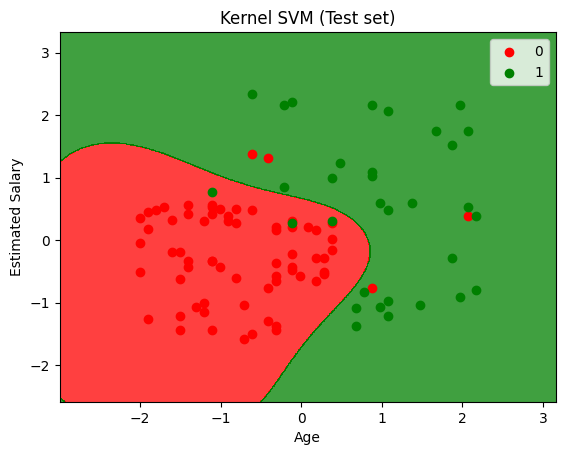

Source code (Python):
# Converted from: Grid_Search.ipynb

#!/usr/bin/env python
# coding: utf-8

# # Grid Search

# ## Importing the libraries

# In[1]:


import numpy as np
import matplotlib.pyplot as plt
import pandas as pd

# ## Importing the dataset

# In[2]:


dataset = pd.read_csv('Social_Network_Ads.csv')
X = dataset.iloc[:, :-1].values
y = dataset.iloc[:, -1].values

# ## Splitting the dataset into the Training set and Test set

# In[3]:


from sklearn.model_selection import train_test_split
X_train, X_test, y_train, y_test = train_test_split(X, y, test_size = 0.25, random_state = 0)

# ## Feature Scaling

# In[4]:


from sklearn.preprocessing import StandardScaler
sc = StandardScaler()
X_train = sc.fit_transform(X_train)
X_test = sc.transform(X_test)

# ## Training the Kernel SVM model on the Training set

# In[5]:


from sklearn.svm import SVC
classifier = SVC(kernel = 'rbf', random_state = 0)
classifier.fit(X_train, y_train)

# ## Making the Confusion Matrix

# In[6]:


from sklearn.metrics import confusion_matrix, accuracy_score
y_pred = classifier.predict(X_test)
cm = confusion_matrix(y_test, y_pred)
print(cm)
accuracy_score(y_test, y_pred)

# ## Applying k-Fold Cross Validation

# In[7]:


from sklearn.model_selection import cross_val_score
accuracies = cross_val_score(estimator = classifier, X = X_train, y = y_train, cv = 10)
print("Accuracy: {:.2f} %".format(accuracies.mean()*100))
print("Standard Deviation: {:.2f} %".format(accuracies.std()*100))

# ## Applying Grid Search to find the best model and the best parameters

# In[8]:


from sklearn.model_selection import GridSearchCV
parameters = [{'C': [0.25, 0.5, 0.75, 1], 'kernel': ['linear']},
              {'C': [0.25, 0.5, 0.75, 1], 'kernel': ['rbf'], 'gamma': [0.1, 0.2, 0.3, 0.4, 0.5, 0.6, 0.7, 0.8, 0.9]}]
grid_search = GridSearchCV(estimator = classifier,
                           param_grid = parameters,
                           scoring = 'accuracy',
                           cv = 10,
                           n_jobs = -1)
grid_search.fit(X_train, y_train)
best_accuracy = grid_search.best_score_
best_parameters = grid_search.best_params_
print("Best Accuracy: {:.2f} %".format(best_accuracy*100))
print("Best Parameters:", best_parameters)

# ## Visualising the Training set results

# In[9]:


from matplotlib.colors import ListedColormap
X_set, y_set = X_train, y_train
X1, X2 = np.meshgrid(np.arange(start = X_set[:, 0].min() - 1, stop = X_set[:, 0].max() + 1, step = 0.01),
                     np.arange(start = X_set[:, 1].min() - 1, stop = X_set[:, 1].max() + 1, step = 0.01))
plt.contourf(X1, X2, classifier.predict(np.array([X1.ravel(), X2.ravel()]).T).reshape(X1.shape),
             alpha = 0.75, cmap = ListedColormap(('red', 'green')))
plt.xlim(X1.min(), X1.max())
plt.ylim(X2.min(), X2.max())
for i, j in enumerate(np.unique(y_set)):
    plt.scatter(X_set[y_set == j, 0], X_set[y_set == j, 1],
                c = ListedColormap(('red', 'green'))(i), label = j)
plt.title('Kernel SVM (Training set)')
plt.xlabel('Age')
plt.ylabel('Estimated Salary')
plt.legend()
plt.show()

# ## Visualising the Test set results

# In[10]:


from matplotlib.colors import ListedColormap
X_set, y_set = X_test, y_test
X1, X2 = np.meshgrid(np.arange(start = X_set[:, 0].min() - 1, stop = X_set[:, 0].max() + 1, step = 0.01),
                     np.arange(start = X_set[:, 1].min() - 1, stop = X_set[:, 1].max() + 1, step = 0.01))
plt.contourf(X1, X2, classifier.predict(np.array([X1.ravel(), X2.ravel()]).T).reshape(X1.shape),
             alpha = 0.75, cmap = ListedColormap(('red', 'green')))
plt.xlim(X1.min(), X1.max())
plt.ylim(X2.min(), X2.max())
for i, j in enumerate(np.unique(y_set)):
    plt.scatter(X_set[y_set == j, 0], X_set[y_set == j, 1],
                c = ListedColormap(('red', 'green'))(i), label = j)
plt.title('Kernel SVM (Test set)')
plt.xlabel('Age')
plt.ylabel('Estimated Salary')
plt.legend()
plt.show()
